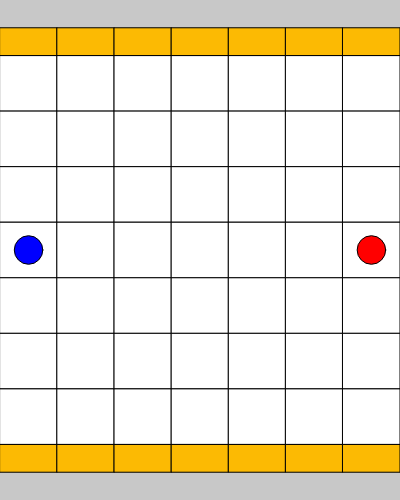
Frame 1 (no input)
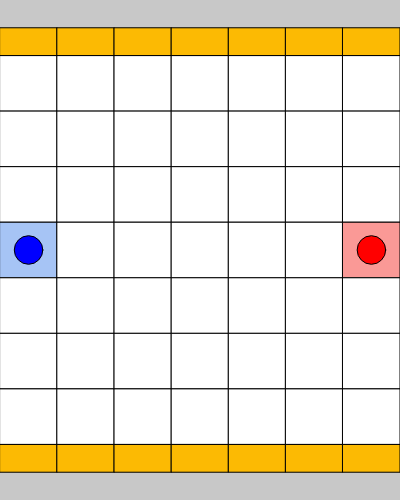
Frame 60 (no input)
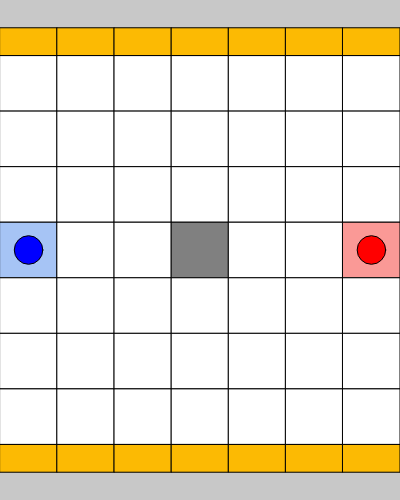
Frame 120 (the mouse pressed at the canvas centre since frame 60)

The p5.js sketch that drew these frames (run headless with seeded random() and noise() and a simulated clock; from frame 60 on, the mouse is pressed at the canvas centre):

// p5.js sketch
// ── sketch.js
const canvas_size_x = 400
const canvas_size_y = 500
const canvas_unit_x = 14
const canvas_unit_y = 18
const grid_color = 200


let pawn_p1_color, cell_p1_color;
let pawn_p2_color, cell_p2_color;
let movement_start_color, movement_end_color;

const grid_size = 7;

var cell_dimension_x, cell_dimension_y;

let cells = [];
let buttons_up = [];
let buttons_down = [];
let pawns = [];

const permutator = (inputArr) => {
    let result = [];
  
    const permute = (arr, m = []) => {
      if (arr.length === 0) {
        result.push(m)
      } else {
        for (let i = 0; i < arr.length; i++) {
          let curr = arr.slice();
          let next = curr.splice(i, 1);
          permute(curr.slice(), m.concat(next))
       }
     }
   }
  
   permute(inputArr)
  
   return result;
  }

Array.prototype.equals = function (array) {
    // if the other array is a falsy value, return
    if (!array)
        return false;

    // compare lengths - can save a lot of time 
    if (this.length != array.length)
        return false;

    for (var i = 0, l=this.length; i < l; i++) {
        // Check if we have nested arrays
        if (this[i] instanceof Array && array[i] instanceof Array) {
            // recurse into the nested arrays
            if (!this[i].equals(array[i]))
                return false;       
        }           
        else if (this[i] != array[i]) { 
            // Warning - two different object instances will never be equal: {x:20} != {x:20}
            return false;   
        }           
    }       
    return true;
}

Array.prototype.swap = function (x,y) {
    var b = this[x];
    this[x] = this[y];
    this[y] = b;
    return this;
}

function setup() {
    cell_dimension_x = canvas_size_x/canvas_unit_x;
    cell_dimension_y = canvas_size_y/canvas_unit_y;
    pawn_p1_color = color(0,0,255);
    cell_p1_color = color(166,196,245);
    pawn_p2_color = color(255,0,0);
    cell_p2_color = color(250, 153, 150);
    movement_start_color = color(240,240,111);
    movement_end_color = color(240,240,200);
    createCanvas(canvas_size_x, canvas_size_y);

    count=0
    for(let x = 0; x < grid_size*2; x+=2) {
        for(let y = 0; y < grid_size*2; y+=2) {
            cells[count] = new Cell(count,x,y+2,2,2);
            count++;
        }
    }
    
    count=0
    for(let x=0; x< grid_size*2; x+=2){
        buttons_up.push(new Button(count,x,1,2,1,col=color(252,186,3),col_hover=color(189,139,0)));
        buttons_down.push(new Button(count,x,canvas_unit_y-2,2,1,col=color(252,186,3),col_hover=color(189,139,0)));
        count++;
    }

    pawns.push(new Pawn(0,3,1,1));
    //pawns.push(new Pawn(1,1,1,1));
    pawns.push(new Pawn(6,3,1,-1));
    //pawns.push(new Pawn2(4,4,1,-1))
}

function draw(){
    background(grid_color);
    cells.forEach(c=>c.display());
    buttons_up.forEach(c=>c.display());
    buttons_down.forEach(c=>c.display());
    pawns.forEach(pawn=>pawn.display());
    pawns = pawns.filter(pawn=>!pawn.dead);
}

function mouseClicked() {
    cells.forEach(c=>c.click());
    buttons_up.forEach(b=>b.click());
    buttons_down.forEach(b=>b.click());
}

let candidateMerging = [];
function checkMerging() {
    combos = [
        [Pawn, [[1,0],[1,0]]], // horizontal raw of three: add 1 on x, then add another 1 on x
        [Pawn, [[0,1],[0,1]]]
    ]

    permutated_candidates = permutator(candidateMerging);
    combos.forEach((l)=>{
        let p = l[0]
        let combo = l[1]
        for(let i=0; i<permutated_candidates.length; i++){
            current_perm = permutated_candidates[i];
            actual_combo = []
            for(let c=1;c<current_perm.length;c++){
                diff_x = (current_perm[c].x-current_perm[c-1].x)/2;
                diff_y = (current_perm[c].y-current_perm[c-1].y)/2;
                actual_combo.push([diff_x,diff_y]);
            }
            if(actual_combo.equals(combo)){
                let cell_index = current_perm[0].x/2*grid_size+current_perm[0].y/2-1
                pawns.push(new p(current_perm[0].x/2,current_perm[0].y/2-1,1,cells[cell_index].colored));
                current_perm.forEach(c=>c.clearMerging());
            }
            
        }
    })
}

class Pawn {
    #x_px; #y_px; #diam_px;
    constructor(x, y, diam, team){
        this.dead = false;
        this.x = x;
        this.y = y;
        this.diam = diam;
        this.team = team;
        if(team==1)
            this.color = pawn_p1_color;
        else if(team==-1)
            this.color = pawn_p2_color;
    }

    #figure(){
        this.#x_px = (this.x+1)*cell_dimension_x*2;
        this.#y_px = (2+this.y)*cell_dimension_y*2;
        this.#diam_px = this.diam*cell_dimension_x;
        fill(this.color);
        circle(this.#x_px-cell_dimension_x, this.#y_px-cell_dimension_y, this.#diam_px);
    }

    display(){
        this.#figure();
        this.#getCell().color = (this.team==1) ? cell_p1_color : cell_p2_color;
        this.#getCell().colored = this.team;
        this.#getCell().pawn = this;
    }

    move(status=2){
        this.#colorMoveCells(this.#moveset(),status);
    }

    shift(){
        this.y++;
        if(this.y>=grid_size)
            this.y=0;

    }

    #moveset(){
        // list of x-y tuples-> 1 means forward -1 means backward, 0 means stay still
        let available_moves = [
            [1,0], [-1,0], [0,1], [0,-1], [1,1], [-1,-1], [1,-1], [-1,1]
        ]
        return available_moves;
    }

    #colorMoveCells(moveSet,status){
        for(let i=0; i<moveSet.length; i++){
            let x_ = this.x+moveSet[i][0]
            let y_ = this.y+moveSet[i][1]
            if(x_>=0 && x_<grid_size && y_>=0 && y_<grid_size){
                let index = grid_size*x_+y_;
                if(cells[index].pawn==null || cells[index].pawn.team!=this.team){
                    cells[index].status=status;
                    if(status==2)
                        cells[index].candidate_pawn = this;
                    else if (status==0)
                        cells[index].candidate_pawn = null;
                }
            }
        }
    }

    #getCell(){
        let index = grid_size*this.x+this.y;
        return cells[index];
    }

    die(){
        this.dead=true;
    }
}

class Pawn2 extends Pawn{
    #x_px; #y_px; #diam_px;
    constructor(x, y, diam, team){
        super(x,y,diam,team);
    }

    #figure(){
        this.#x_px = (this.x+1)*cell_dimension_x*2;
        this.#y_px = (2+this.y)*cell_dimension_y*2;
        this.#diam_px = this.diam*cell_dimension_x;
        fill(this.color);
        square(this.#x_px-cell_dimension_x-this.#diam_px/2, this.#y_px-cell_dimension_y-this.#diam_px/2, this.#diam_px);
    }

    display(){
        this.#figure();
        this.#getCell().color = (this.team==1) ? cell_p1_color : cell_p2_color;
        this.#getCell().colored = this.team;
        this.#getCell().pawn = this;
    }

    move(status=2){
        this.#colorMoveCells(this.#moveset(),status);
    }

    #moveset(){
        // list of x-y tuples-> 1 means forward -1 means backward, 0 means stay still
        let available_moves = [
            [1,0], [-1,0], [0,1], [0,-1], [1,1], [-1,-1], [1,-1], [-1,1]
        ]
        return available_moves;
    }

    #colorMoveCells(moveSet,status){
        for(let i=0; i<moveSet.length; i++){
            let x_ = this.x+moveSet[i][0]
            let y_ = this.y+moveSet[i][1]
            if(x_>=0 && x_<grid_size && y_>=0 && y_<grid_size){
                let index = grid_size*x_+y_;
                if(cells[index].pawn==null || cells[index].pawn.team!=this.team){
                    cells[index].status=status;
                    if(status==2)
                        cells[index].candidate_pawn = this
                    else if (status==0)
                        cells[index].candidate_pawn = null
                }
            }
        }
    }

    #getCell(){
        let index = grid_size*this.x+this.y;
        return cells[index];
    }

    die(){
        this.dead=true;
    }
}

class Cell {
    #x_px; #y_px; #width_px; #height_px;
    constructor(index, x, y, width, height, col = color(255,255,255), 
        col_hover = color(128,128,128), line_thick = 1){
        this.index = index;
        this.x = x;
        this.y = y;
        this.width = width;
        this.height = height;
        this.#x_px = x*cell_dimension_x;
        this.#y_px = y*cell_dimension_y;
        this.#width_px = width*cell_dimension_x;
        this.#height_px = height*cell_dimension_y;
        this.color =col;
        this.col_hover = col_hover;
        this.line_thick = line_thick;
        
        this.status = 0 //0: still, 1: move_start, 2: move_end, 3: candidate_merge
        this.pawn = null;
        this.candidate_pawn = null;
        this.colored = 0; //0: no color, 1: color 1, -1: color -1
    }

    move(new_x, new_y){
        let old_index = this.index;
        if(this.index%grid_size==grid_size-1)
            this.index -= (grid_size+1)
        else
            this.index+=1;
        cells.swap(old_index, this.index);
        if(this.pawn!=null){
            this.pawn.shift()
        }
    }

    display(){
        strokeWeight(this.line_thick);
        if(mouseX>this.#x_px && mouseX<this.#x_px+this.#width_px && 
            mouseY>this.#y_px && mouseY<this.#y_px+this.#height_px){
                fill(this.col_hover);        
        }else{
            if(this.status==0){
                fill(this.color);
            }
            else if(this.status==2)
                fill(movement_start_color);
            else if(this.status==1)
                fill(movement_end_color);
            else if(this.status==3){
                strokeWeight(this.line_thick*4);
                fill(this.color);
            }

        }

        rect(this.#x_px, this.#y_px, this.#width_px, this.#height_px);
    }

    #clearMovement(){
        cells.filter(c=>c.status==2 || c.status==1).forEach(c=>{
            c.status=0;
            c.candidate_pawn=null;
        });
    }

    clearMerging(){
        candidateMerging.splice(candidateMerging.indexOf(this),1);
        this.status=0;
        this.colored=0;
        this.color=color(255,255,255);  
    }

    click(){
        if(mouseX>this.#x_px && mouseX<this.#x_px+this.#width_px && 
            mouseY>this.#y_px && mouseY<this.#y_px+this.#height_px){
                if(this.pawn!=null){
                    if(this.status==0){
                        this.#clearMovement();
                        this.pawn.move();
                        this.status=1
                    }
                    else if(this.status==1){
                        this.pawn.move(0)
                        this.status=0
                    }
                }
                if(this.status==2){
                    let original_cell = cells[grid_size*this.candidate_pawn.x+this.candidate_pawn.y];

                    if(this.pawn!=null){
                        if(this.pawn.team!=original_cell.pawn.team)
                            this.pawn.die();
                    }

                    this.pawn = this.candidate_pawn
                    this.candidate_pawn = null
                    original_cell.status=0;
                    original_cell.pawn=null;
                    this.pawn.x = this.x/2;
                    this.pawn.y = this.y/2-1;
                    this.status=0;
                    this.#clearMovement();
                }

                if(this.pawn==null && this.colored!=0){
                    if(this.status==0){
                        this.status=3;
                        candidateMerging.push(this);
                    }
                    else if(this.status==3){
                        this.status=0;
                        candidateMerging.splice(candidateMerging.indexOf(this),1);
                    }
                    checkMerging();
                }
        }
    }
}

class Button {
    #x_px; #y_px; #width_px; #height_px;
    constructor(index, x, y, width, height, col = color(255,255,255), 
        col_hover = color(128,128,128), line_thick = 1){
        this.index = index;
        this.x = x;
        this.y = y;
        this.width = width;
        this.height = height;
        this.#x_px = x*cell_dimension_x;
        this.#y_px = y*cell_dimension_y;
        this.#width_px = width*cell_dimension_x;
        this.#height_px = height*cell_dimension_y;
        this.color =col;
        this.col_hover = col_hover;
        this.line_thick = line_thick;
    }

    display(){
        strokeWeight(this.line_thick);
        if(mouseX>this.#x_px && mouseX<this.#x_px+this.#width_px && 
            mouseY>this.#y_px && mouseY<this.#y_px+this.#height_px){
                fill(this.col_hover);        
        }else{
            fill(this.color);
        }
        
        rect(this.#x_px, this.#y_px, this.#width_px,this.#height_px);
    }

    click(){
        if(mouseX>this.#x_px && mouseX<this.#x_px+this.#width_px && 
            mouseY>this.#y_px && mouseY<this.#y_px+this.#height_px){
                let col_cells = cells.filter(c=>cells.indexOf(c)>=this.index*grid_size && cells.indexOf(c)<(this.index+1)*grid_size)
                for(let i=0;i<col_cells.length;i++){
                    let new_y = (col_cells[i].y+2)%(grid_size*2+1)
                    if(new_y<2) new_y+=1
                    col_cells[i].move(col_cells[i].x,new_y);
                }
        }
    }
}
